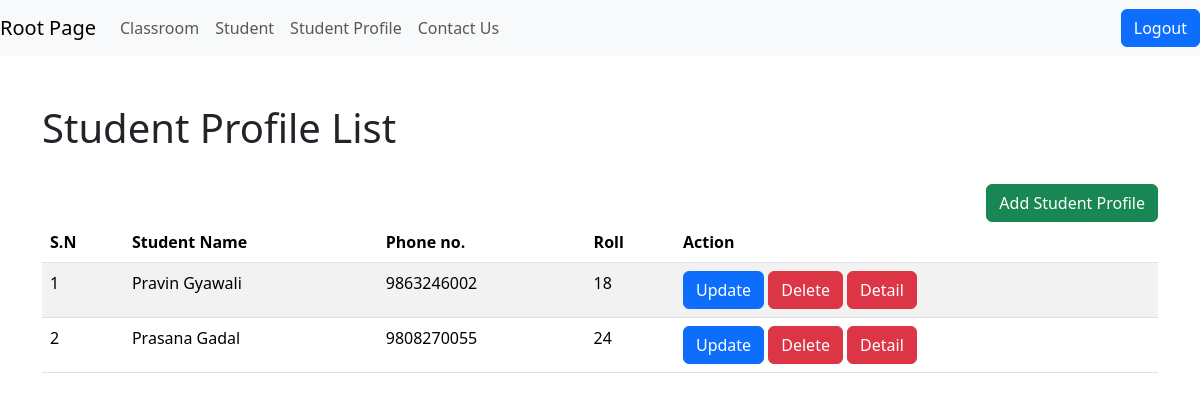
/crud/student-profile/ (signed in), run on the app's committed database.
### crud/models.py (models this page shows)
class StudentProfile(models.Model):
    student = models.OneToOneField(Student, on_delete = models.CASCADE)
    profile_picture = models.FileField(null = True, blank = True)
    phone = models.CharField(max_length = 14)
    roll = models.PositiveIntegerField()
    bio = models.TextField(max_length = 1000)

class Student(models.Model):
    name= models.CharField(max_length=50)
    age = models.IntegerField()
    email= models.EmailField()
    address= models.CharField(max_length=50)
    classroom = models.ForeignKey(Classroom, on_delete=models.CASCADE, related_name="classroom_students",
                                  null = True , blank = True)

### crud/views.py (the view)
# urls.py: path("student-profile/", student_profile_view, name="student_profile"),
@login_required
def student_profile_view(request):
    return render(request, template_name="crud/student_profile.html",
                  context={"profiles": StudentProfile.objects.all()})

### crud/templates/crud/student_profile.html (shortened to what this page needs)
{% extends 'layouts/base.html' %}
{% block content %}
<div class="container">
    <h1>Student Profile List</h1><br>
    <a href="{% url 'add_student_profile' %}" class="btn btn-success" style="float: right;">Add Student Profile</a>
    <table class="table table-striped">
        <thead>
            <tr>
                <th>S.N</th>
                <th>Student Name</th>
                <th>Phone no.</th>
                <th>Roll</th>
                <th>Action</th>
            </tr>
        </thead>
        <tbody>
            {% for profile in profiles %}
                <tr>
                    <td>{{forloop.counter}}</td>
                    <td>{{profile.student.name}}</td>
                    <td>{{profile.phone}}</td>
                    <td>{{profile.roll}}</td>
                    <td>
                        <a href="#" class="btn btn-primary">Update</a>
                        <a href="#" class="btn btn-danger">Delete</a>
                        <a href="{% url 'student_profile_detail' profile.id %}" class="btn btn-danger">Detail</a>
                    </td>
                </tr>
            {% endfor %}
        </tbody>
    </table>
</div>
{% endblock %}

### data on the page
StudentProfile: student.name "Pravin Gyawali", phone "9863246002", roll "18"
StudentProfile: student.name "Prasana Gadal", phone "9808270055", roll "24"
